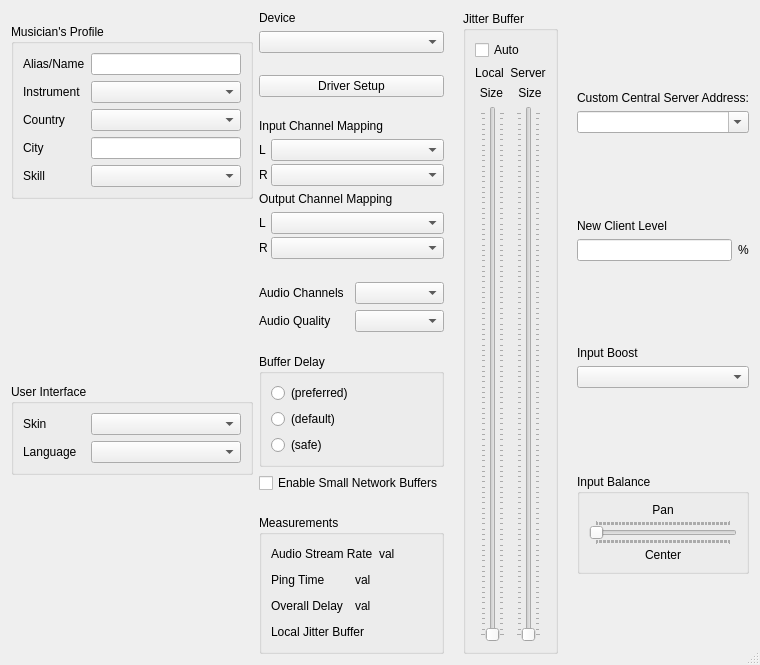
<?xml version="1.0" encoding="UTF-8"?>
<ui version="4.0">
 <class>CClientSettingsDlgBase</class>
 <widget class="QDialog" name="CClientSettingsDlgBase">
  <property name="geometry">
   <rect>
    <x>0</x>
    <y>0</y>
    <width>394</width>
    <height>665</height>
   </rect>
  </property>
  <property name="windowTitle">
   <string>Settings</string>
  </property>
  <property name="windowIcon">
   <iconset resource="resources.qrc">
    <normaloff>:/png/main/res/fronticon.png</normaloff>:/png/main/res/fronticon.png</iconset>
  </property>
  <property name="sizeGripEnabled">
   <bool>true</bool>
  </property>
  <layout class="QHBoxLayout" name="horizontalLayout_7">
   <item>
    <layout class="QHBoxLayout" name="templayout">
     <item>
      <layout class="QHBoxLayout" name="horizontalLayout_11">
       <item>
        <layout class="QHBoxLayout" name="horizontalLayout_10">
         <item>
          <spacer name="horizontalSpacer">
           <property name="orientation">
            <enum>Qt::Horizontal</enum>
           </property>
           <property name="sizeHint" stdset="0">
            <size>
             <width>40</width>
             <height>20</height>
            </size>
           </property>
          </spacer>
         </item>
         <item>
          <layout class="QVBoxLayout" name="verticalLayout_12">
           <item>
            <spacer name="verticalSpacer_8">
             <property name="orientation">
              <enum>Qt::Vertical</enum>
             </property>
             <property name="sizeType">
              <enum>QSizePolicy::Preferred</enum>
             </property>
             <property name="sizeHint" stdset="0">
              <size>
               <width>20</width>
               <height>13</height>
              </size>
             </property>
            </spacer>
           </item>
           <item>
            <widget class="QGroupBox" name="grbMusicien">
             <property name="title">
              <string>Musician's Profile</string>
             </property>
             <layout class="QVBoxLayout" name="verticalLayout_10">
              <item>
               <layout class="QHBoxLayout" name="horizontalLayout_9">
                <item>
                 <layout class="QVBoxLayout" name="verticalLayout_8">
                  <item>
                   <widget class="QLabel" name="pedtAlias_2">
                    <property name="text">
                     <string>Alias/Name</string>
                    </property>
                   </widget>
                  </item>
                  <item>
                   <widget class="QLabel" name="plblInstrument">
                    <property name="text">
                     <string>Instrument</string>
                    </property>
                   </widget>
                  </item>
                  <item>
                   <widget class="QLabel" name="plblCountry">
                    <property name="text">
                     <string>Country</string>
                    </property>
                   </widget>
                  </item>
                  <item>
                   <widget class="QLabel" name="plblCity">
                    <property name="text">
                     <string>City</string>
                    </property>
                   </widget>
                  </item>
                  <item>
                   <widget class="QLabel" name="plblSkill">
                    <property name="text">
                     <string>Skill</string>
                    </property>
                   </widget>
                  </item>
                 </layout>
                </item>
                <item>
                 <layout class="QVBoxLayout" name="verticalLayout_9">
                  <item>
                   <widget class="QLineEdit" name="pedtAlias">
                    <property name="minimumSize">
                     <size>
                      <width>150</width>
                      <height>0</height>
                     </size>
                    </property>
                   </widget>
                  </item>
                  <item>
                   <widget class="QComboBox" name="pcbxInstrument">
                    <property name="minimumSize">
                     <size>
                      <width>150</width>
                      <height>0</height>
                     </size>
                    </property>
                   </widget>
                  </item>
                  <item>
                   <widget class="QComboBox" name="pcbxCountry">
                    <property name="minimumSize">
                     <size>
                      <width>150</width>
                      <height>0</height>
                     </size>
                    </property>
                   </widget>
                  </item>
                  <item>
                   <widget class="QLineEdit" name="pedtCity">
                    <property name="sizePolicy">
                     <sizepolicy hsizetype="Preferred" vsizetype="Fixed">
                      <horstretch>0</horstretch>
                      <verstretch>0</verstretch>
                     </sizepolicy>
                    </property>
                    <property name="minimumSize">
                     <size>
                      <width>150</width>
                      <height>0</height>
                     </size>
                    </property>
                   </widget>
                  </item>
                  <item>
                   <widget class="QComboBox" name="pcbxSkill">
                    <property name="minimumSize">
                     <size>
                      <width>150</width>
                      <height>0</height>
                     </size>
                    </property>
                   </widget>
                  </item>
                 </layout>
                </item>
               </layout>
              </item>
             </layout>
            </widget>
           </item>
           <item>
            <spacer name="verticalSpacer_7">
             <property name="orientation">
              <enum>Qt::Vertical</enum>
             </property>
             <property name="sizeHint" stdset="0">
              <size>
               <width>20</width>
               <height>40</height>
              </size>
             </property>
            </spacer>
           </item>
           <item>
            <widget class="QGroupBox" name="gbxUserInterface">
             <property name="title">
              <string>User Interface</string>
             </property>
             <layout class="QVBoxLayout" name="verticalLayout_11">
              <item>
               <layout class="QHBoxLayout" name="horizontalLayout_3">
                <item>
                 <layout class="QVBoxLayout" name="verticalLayout_5">
                  <item>
                   <widget class="QLabel" name="lblSkin_2">
                    <property name="text">
                     <string>Skin</string>
                    </property>
                   </widget>
                  </item>
                  <item>
                   <widget class="QLabel" name="lblLanguage_2">
                    <property name="text">
                     <string>Language</string>
                    </property>
                   </widget>
                  </item>
                 </layout>
                </item>
                <item>
                 <layout class="QVBoxLayout" name="verticalLayout_7">
                  <item>
                   <widget class="QComboBox" name="cbxSkin"/>
                  </item>
                  <item>
                   <widget class="CLanguageComboBox" name="cbxLanguage">
                    <property name="minimumSize">
                     <size>
                      <width>150</width>
                      <height>0</height>
                     </size>
                    </property>
                   </widget>
                  </item>
                 </layout>
                </item>
               </layout>
              </item>
             </layout>
            </widget>
           </item>
           <item>
            <spacer name="verticalSpacer_9">
             <property name="orientation">
              <enum>Qt::Vertical</enum>
             </property>
             <property name="sizeHint" stdset="0">
              <size>
               <width>20</width>
               <height>40</height>
              </size>
             </property>
            </spacer>
           </item>
          </layout>
         </item>
         <item>
          <spacer name="horizontalSpacer_2">
           <property name="orientation">
            <enum>Qt::Horizontal</enum>
           </property>
           <property name="sizeHint" stdset="0">
            <size>
             <width>18</width>
             <height>20</height>
            </size>
           </property>
          </spacer>
         </item>
        </layout>
       </item>
      </layout>
     </item>
     <item>
      <layout class="QHBoxLayout" name="horizontalLayout_6">
       <item>
        <layout class="QHBoxLayout" name="horizontalLayout_5">
         <item>
          <layout class="QVBoxLayout" name="verticalLayout_3">
           <item>
            <widget class="QLabel" name="lblSoundcardDevice">
             <property name="text">
              <string>Device</string>
             </property>
            </widget>
           </item>
           <item>
            <widget class="QComboBox" name="cbxSoundcard">
             <property name="sizePolicy">
              <sizepolicy hsizetype="Expanding" vsizetype="Fixed">
               <horstretch>0</horstretch>
               <verstretch>0</verstretch>
              </sizepolicy>
             </property>
             <property name="minimumSize">
              <size>
               <width>120</width>
               <height>0</height>
              </size>
             </property>
            </widget>
           </item>
           <item>
            <spacer name="verticalSpacer_3">
             <property name="orientation">
              <enum>Qt::Vertical</enum>
             </property>
             <property name="sizeType">
              <enum>QSizePolicy::Expanding</enum>
             </property>
             <property name="sizeHint" stdset="0">
              <size>
               <width>20</width>
               <height>10</height>
              </size>
             </property>
            </spacer>
           </item>
           <item>
            <widget class="QPushButton" name="butDriverSetup">
             <property name="sizePolicy">
              <sizepolicy hsizetype="Expanding" vsizetype="Fixed">
               <horstretch>0</horstretch>
               <verstretch>0</verstretch>
              </sizepolicy>
             </property>
             <property name="text">
              <string>Driver Setup</string>
             </property>
             <property name="autoDefault">
              <bool>false</bool>
             </property>
            </widget>
           </item>
           <item>
            <spacer name="verticalSpacer_5">
             <property name="orientation">
              <enum>Qt::Vertical</enum>
             </property>
             <property name="sizeHint" stdset="0">
              <size>
               <width>20</width>
               <height>10</height>
              </size>
             </property>
            </spacer>
           </item>
           <item>
            <widget class="QFrame" name="FrameSoundcardChannelSelection">
             <property name="sizePolicy">
              <sizepolicy hsizetype="Preferred" vsizetype="Preferred">
               <horstretch>0</horstretch>
               <verstretch>0</verstretch>
              </sizepolicy>
             </property>
             <property name="frameShape">
              <enum>QFrame::NoFrame</enum>
             </property>
             <property name="frameShadow">
              <enum>QFrame::Plain</enum>
             </property>
             <layout class="QVBoxLayout" name="_2">
              <property name="leftMargin">
               <number>0</number>
              </property>
              <property name="topMargin">
               <number>0</number>
              </property>
              <property name="rightMargin">
               <number>0</number>
              </property>
              <property name="bottomMargin">
               <number>0</number>
              </property>
              <item>
               <widget class="QLabel" name="lblInChannelMapping">
                <property name="text">
                 <string>Input Channel Mapping</string>
                </property>
               </widget>
              </item>
              <item>
               <layout class="QHBoxLayout" name="_3">
                <property name="spacing">
                 <number>3</number>
                </property>
                <item>
                 <layout class="QVBoxLayout" name="_4">
                  <item>
                   <widget class="QLabel" name="lblLInChan">
                    <property name="sizePolicy">
                     <sizepolicy hsizetype="Maximum" vsizetype="Preferred">
                      <horstretch>0</horstretch>
                      <verstretch>0</verstretch>
                     </sizepolicy>
                    </property>
                    <property name="text">
                     <string>L</string>
                    </property>
                   </widget>
                  </item>
                  <item>
                   <widget class="QLabel" name="lblRInChan">
                    <property name="sizePolicy">
                     <sizepolicy hsizetype="Maximum" vsizetype="Preferred">
                      <horstretch>0</horstretch>
                      <verstretch>0</verstretch>
                     </sizepolicy>
                    </property>
                    <property name="text">
                     <string>R</string>
                    </property>
                   </widget>
                  </item>
                 </layout>
                </item>
                <item>
                 <layout class="QVBoxLayout" name="_5">
                  <property name="spacing">
                   <number>3</number>
                  </property>
                  <item>
                   <widget class="QComboBox" name="cbxLInChan"/>
                  </item>
                  <item>
                   <widget class="QComboBox" name="cbxRInChan"/>
                  </item>
                 </layout>
                </item>
               </layout>
              </item>
              <item>
               <widget class="QLabel" name="lblOutChannelMapping">
                <property name="text">
                 <string>Output Channel Mapping</string>
                </property>
               </widget>
              </item>
              <item>
               <layout class="QHBoxLayout" name="_6">
                <property name="spacing">
                 <number>3</number>
                </property>
                <item>
                 <layout class="QVBoxLayout" name="_7">
                  <item>
                   <widget class="QLabel" name="lblLOutChan">
                    <property name="sizePolicy">
                     <sizepolicy hsizetype="Maximum" vsizetype="Preferred">
                      <horstretch>0</horstretch>
                      <verstretch>0</verstretch>
                     </sizepolicy>
                    </property>
                    <property name="text">
                     <string>L</string>
                    </property>
                   </widget>
                  </item>
                  <item>
                   <widget class="QLabel" name="lblROutChan">
                    <property name="sizePolicy">
                     <sizepolicy hsizetype="Maximum" vsizetype="Preferred">
                      <horstretch>0</horstretch>
                      <verstretch>0</verstretch>
                     </sizepolicy>
                    </property>
                    <property name="text">
                     <string>R</string>
                    </property>
                   </widget>
                  </item>
                 </layout>
                </item>
                <item>
                 <layout class="QVBoxLayout" name="_8">
                  <property name="spacing">
                   <number>3</number>
                  </property>
                  <item>
                   <widget class="QComboBox" name="cbxLOutChan"/>
                  </item>
                  <item>
                   <widget class="QComboBox" name="cbxROutChan"/>
                  </item>
                 </layout>
                </item>
               </layout>
              </item>
             </layout>
            </widget>
           </item>
           <item>
            <spacer name="verticalSpacer_6">
             <property name="orientation">
              <enum>Qt::Vertical</enum>
             </property>
             <property name="sizeType">
              <enum>QSizePolicy::Expanding</enum>
             </property>
             <property name="sizeHint" stdset="0">
              <size>
               <width>20</width>
               <height>10</height>
              </size>
             </property>
            </spacer>
           </item>
           <item>
            <layout class="QHBoxLayout" name="horizontalLayout">
             <item>
              <layout class="QVBoxLayout" name="verticalLayout_2">
               <item>
                <widget class="QLabel" name="lblAudioChannels">
                 <property name="text">
                  <string>Audio Channels</string>
                 </property>
                </widget>
               </item>
               <item>
                <widget class="QLabel" name="lblAudioQuality">
                 <property name="text">
                  <string>Audio Quality</string>
                 </property>
                </widget>
               </item>
              </layout>
             </item>
             <item>
              <layout class="QVBoxLayout" name="verticalLayout">
               <item>
                <widget class="QComboBox" name="cbxAudioChannels"/>
               </item>
               <item>
                <widget class="QComboBox" name="cbxAudioQuality"/>
               </item>
              </layout>
             </item>
            </layout>
           </item>
           <item>
            <spacer name="verticalSpacer_10">
             <property name="orientation">
              <enum>Qt::Vertical</enum>
             </property>
             <property name="sizeHint" stdset="0">
              <size>
               <width>20</width>
               <height>10</height>
              </size>
             </property>
            </spacer>
           </item>
           <item>
            <widget class="QGroupBox" name="grbSoundCrdBufDelay">
             <property name="title">
              <string>Buffer Delay</string>
             </property>
             <layout class="QVBoxLayout" name="_9">
              <item>
               <widget class="QRadioButton" name="rbtBufferDelayPreferred">
                <property name="sizePolicy">
                 <sizepolicy hsizetype="Expanding" vsizetype="Fixed">
                  <horstretch>0</horstretch>
                  <verstretch>0</verstretch>
                 </sizepolicy>
                </property>
                <property name="text">
                 <string>(preferred)</string>
                </property>
               </widget>
              </item>
              <item>
               <widget class="QRadioButton" name="rbtBufferDelayDefault">
                <property name="sizePolicy">
                 <sizepolicy hsizetype="Expanding" vsizetype="Fixed">
                  <horstretch>0</horstretch>
                  <verstretch>0</verstretch>
                 </sizepolicy>
                </property>
                <property name="text">
                 <string>(default)</string>
                </property>
               </widget>
              </item>
              <item>
               <widget class="QRadioButton" name="rbtBufferDelaySafe">
                <property name="sizePolicy">
                 <sizepolicy hsizetype="Expanding" vsizetype="Fixed">
                  <horstretch>0</horstretch>
                  <verstretch>0</verstretch>
                 </sizepolicy>
                </property>
                <property name="text">
                 <string>(safe)</string>
                </property>
               </widget>
              </item>
             </layout>
            </widget>
           </item>
           <item>
            <widget class="QCheckBox" name="chbEnableOPUS64">
             <property name="sizePolicy">
              <sizepolicy hsizetype="Expanding" vsizetype="Fixed">
               <horstretch>0</horstretch>
               <verstretch>0</verstretch>
              </sizepolicy>
             </property>
             <property name="text">
              <string>Enable Small Network Buffers</string>
             </property>
            </widget>
           </item>
           <item>
            <spacer name="verticalSpacer_12">
             <property name="orientation">
              <enum>Qt::Vertical</enum>
             </property>
             <property name="sizeType">
              <enum>QSizePolicy::Expanding</enum>
             </property>
             <property name="sizeHint" stdset="0">
              <size>
               <width>17</width>
               <height>10</height>
              </size>
             </property>
            </spacer>
           </item>
           <item>
            <widget class="QGroupBox" name="grbMeasureResults">
             <property name="title">
              <string>Measurements</string>
             </property>
             <layout class="QVBoxLayout" name="verticalLayout_14">
              <item>
               <layout class="QHBoxLayout" name="_10">
                <item>
                 <widget class="QLabel" name="lblUpstream">
                  <property name="text">
                   <string>Audio Stream Rate</string>
                  </property>
                 </widget>
                </item>
                <item>
                 <widget class="QLabel" name="lblUpstreamValue">
                  <property name="minimumSize">
                   <size>
                    <width>0</width>
                    <height>20</height>
                   </size>
                  </property>
                  <property name="text">
                   <string>val</string>
                  </property>
                 </widget>
                </item>
               </layout>
              </item>
              <item>
               <layout class="QHBoxLayout" name="_11">
                <item>
                 <widget class="QLabel" name="lblPingTime">
                  <property name="text">
                   <string>Ping Time</string>
                  </property>
                 </widget>
                </item>
                <item>
                 <widget class="QLabel" name="lblPingTimeValue">
                  <property name="sizePolicy">
                   <sizepolicy hsizetype="Preferred" vsizetype="Maximum">
                    <horstretch>0</horstretch>
                    <verstretch>0</verstretch>
                   </sizepolicy>
                  </property>
                  <property name="minimumSize">
                   <size>
                    <width>50</width>
                    <height>20</height>
                   </size>
                  </property>
                  <property name="text">
                   <string>val</string>
                  </property>
                 </widget>
                </item>
               </layout>
              </item>
              <item>
               <layout class="QHBoxLayout" name="_12">
                <item>
                 <widget class="QLabel" name="lblOverallDelay">
                  <property name="text">
                   <string>Overall Delay</string>
                  </property>
                 </widget>
                </item>
                <item>
                 <layout class="QHBoxLayout" name="_13">
                  <property name="spacing">
                   <number>3</number>
                  </property>
                  <item>
                   <widget class="QLabel" name="lblOverallDelayValue">
                    <property name="sizePolicy">
                     <sizepolicy hsizetype="Preferred" vsizetype="Maximum">
                      <horstretch>0</horstretch>
                      <verstretch>0</verstretch>
                     </sizepolicy>
                    </property>
                    <property name="minimumSize">
                     <size>
                      <width>50</width>
                      <height>20</height>
                     </size>
                    </property>
                    <property name="text">
                     <string>val</string>
                    </property>
                   </widget>
                  </item>
                  <item>
                   <widget class="CMultiColorLED" name="ledOverallDelay" native="true">
                    <property name="sizePolicy">
                     <sizepolicy hsizetype="Fixed" vsizetype="Fixed">
                      <horstretch>0</horstretch>
                      <verstretch>0</verstretch>
                     </sizepolicy>
                    </property>
                    <property name="minimumSize">
                     <size>
                      <width>20</width>
                      <height>20</height>
                     </size>
                    </property>
                    <property name="maximumSize">
                     <size>
                      <width>20</width>
                      <height>20</height>
                     </size>
                    </property>
                   </widget>
                  </item>
                 </layout>
                </item>
               </layout>
              </item>
              <item>
               <layout class="QHBoxLayout" name="_14">
                <item>
                 <widget class="QLabel" name="lblNetLEDLabel">
                  <property name="text">
                   <string>Local Jitter Buffer</string>
                  </property>
                 </widget>
                </item>
                <item>
                 <widget class="CMultiColorLED" name="ledNetw" native="true">
                  <property name="sizePolicy">
                   <sizepolicy hsizetype="Fixed" vsizetype="Fixed">
                    <horstretch>0</horstretch>
                    <verstretch>0</verstretch>
                   </sizepolicy>
                  </property>
                  <property name="minimumSize">
                   <size>
                    <width>20</width>
                    <height>20</height>
                   </size>
                  </property>
                  <property name="maximumSize">
                   <size>
                    <width>20</width>
                    <height>20</height>
                   </size>
                  </property>
                 </widget>
                </item>
               </layout>
              </item>
             </layout>
            </widget>
           </item>
          </layout>
         </item>
         <item>
          <spacer name="horizontalSpacer_3">
           <property name="orientation">
            <enum>Qt::Horizontal</enum>
           </property>
           <property name="sizeType">
            <enum>QSizePolicy::MinimumExpanding</enum>
           </property>
           <property name="sizeHint" stdset="0">
            <size>
             <width>13</width>
             <height>20</height>
            </size>
           </property>
          </spacer>
         </item>
         <item>
          <widget class="QGroupBox" name="grbJitterBuffer">
           <property name="title">
            <string>Jitter Buffer</string>
           </property>
           <layout class="QVBoxLayout" name="_15">
            <item>
             <widget class="QCheckBox" name="chbAutoJitBuf">
              <property name="text">
               <string>Auto</string>
              </property>
             </widget>
            </item>
            <item>
             <layout class="QHBoxLayout" name="_16">
              <item>
               <widget class="QLabel" name="lblNetBufLabel">
                <property name="text">
                 <string>Local</string>
                </property>
                <property name="alignment">
                 <set>Qt::AlignCenter</set>
                </property>
                <property name="wordWrap">
                 <bool>false</bool>
                </property>
               </widget>
              </item>
              <item>
               <widget class="QLabel" name="lblNetBufServerLabel">
                <property name="text">
                 <string>Server</string>
                </property>
                <property name="alignment">
                 <set>Qt::AlignCenter</set>
                </property>
                <property name="wordWrap">
                 <bool>false</bool>
                </property>
               </widget>
              </item>
             </layout>
            </item>
            <item>
             <layout class="QHBoxLayout" name="_17">
              <item>
               <widget class="QLabel" name="lblNetBuf">
                <property name="text">
                 <string>Size</string>
                </property>
                <property name="alignment">
                 <set>Qt::AlignCenter</set>
                </property>
                <property name="wordWrap">
                 <bool>false</bool>
                </property>
               </widget>
              </item>
              <item>
               <widget class="QLabel" name="lblNetBufServer">
                <property name="text">
                 <string>Size</string>
                </property>
                <property name="alignment">
                 <set>Qt::AlignCenter</set>
                </property>
                <property name="wordWrap">
                 <bool>false</bool>
                </property>
               </widget>
              </item>
             </layout>
            </item>
            <item>
             <layout class="QHBoxLayout" name="_18">
              <item>
               <spacer>
                <property name="orientation">
                 <enum>Qt::Horizontal</enum>
                </property>
                <property name="sizeType">
                 <enum>QSizePolicy::Minimum</enum>
                </property>
                <property name="sizeHint" stdset="0">
                 <size>
                  <width>0</width>
                  <height>0</height>
                 </size>
                </property>
               </spacer>
              </item>
              <item>
               <widget class="QSlider" name="sldNetBuf">
                <property name="pageStep">
                 <number>1</number>
                </property>
                <property name="orientation">
                 <enum>Qt::Vertical</enum>
                </property>
                <property name="tickPosition">
                 <enum>QSlider::TicksBothSides</enum>
                </property>
               </widget>
              </item>
              <item>
               <spacer>
                <property name="orientation">
                 <enum>Qt::Horizontal</enum>
                </property>
                <property name="sizeType">
                 <enum>QSizePolicy::Minimum</enum>
                </property>
                <property name="sizeHint" stdset="0">
                 <size>
                  <width>0</width>
                  <height>0</height>
                 </size>
                </property>
               </spacer>
              </item>
              <item>
               <widget class="QSlider" name="sldNetBufServer">
                <property name="pageStep">
                 <number>1</number>
                </property>
                <property name="orientation">
                 <enum>Qt::Vertical</enum>
                </property>
                <property name="tickPosition">
                 <enum>QSlider::TicksBothSides</enum>
                </property>
               </widget>
              </item>
             </layout>
            </item>
           </layout>
          </widget>
         </item>
         <item>
          <spacer name="horizontalSpacer_5">
           <property name="orientation">
            <enum>Qt::Horizontal</enum>
           </property>
           <property name="sizeType">
            <enum>QSizePolicy::Minimum</enum>
           </property>
           <property name="sizeHint" stdset="0">
            <size>
             <width>13</width>
             <height>20</height>
            </size>
           </property>
          </spacer>
         </item>
        </layout>
       </item>
      </layout>
     </item>
     <item>
      <layout class="QVBoxLayout" name="verticalLayout_6">
       <item>
        <layout class="QHBoxLayout" name="horizontalLayout_8">
         <item>
          <spacer name="horizontalSpacer_6">
           <property name="orientation">
            <enum>Qt::Horizontal</enum>
           </property>
           <property name="sizeHint" stdset="0">
            <size>
             <width>40</width>
             <height>20</height>
            </size>
           </property>
          </spacer>
         </item>
         <item>
          <layout class="QVBoxLayout" name="verticalLayout_4">
           <item>
            <spacer name="verticalSpacer_2">
             <property name="orientation">
              <enum>Qt::Vertical</enum>
             </property>
             <property name="sizeType">
              <enum>QSizePolicy::MinimumExpanding</enum>
             </property>
             <property name="sizeHint" stdset="0">
              <size>
               <width>17</width>
               <height>20</height>
              </size>
             </property>
            </spacer>
           </item>
           <item>
            <widget class="QLabel" name="lblCentralServerAddress">
             <property name="text">
              <string>Custom Central Server Address:</string>
             </property>
            </widget>
           </item>
           <item>
            <widget class="QComboBox" name="cbxCentralServerAddress">
             <property name="editable">
              <bool>true</bool>
             </property>
            </widget>
           </item>
           <item>
            <spacer name="verticalSpacer_4">
             <property name="orientation">
              <enum>Qt::Vertical</enum>
             </property>
             <property name="sizeHint" stdset="0">
              <size>
               <width>20</width>
               <height>13</height>
              </size>
             </property>
            </spacer>
           </item>
           <item>
            <widget class="QLabel" name="lblNewClientLevel">
             <property name="text">
              <string>New Client Level</string>
             </property>
            </widget>
           </item>
           <item>
            <layout class="QHBoxLayout" name="horizontalLayout_4">
             <item>
              <widget class="QLineEdit" name="edtNewClientLevel"/>
             </item>
             <item>
              <widget class="QLabel" name="lblPercentUnit">
               <property name="text">
                <string>%</string>
               </property>
              </widget>
             </item>
            </layout>
           </item>
           <item>
            <spacer name="verticalSpacer_11">
             <property name="orientation">
              <enum>Qt::Vertical</enum>
             </property>
             <property name="sizeHint" stdset="0">
              <size>
               <width>20</width>
               <height>40</height>
              </size>
             </property>
            </spacer>
           </item>
           <item>
            <widget class="QLabel" name="lblInputBoost">
             <property name="text">
              <string>Input Boost</string>
             </property>
            </widget>
           </item>
           <item>
            <widget class="QComboBox" name="cbxInputBoost"/>
           </item>
           <item>
            <spacer name="verticalSpacer_13">
             <property name="orientation">
              <enum>Qt::Vertical</enum>
             </property>
             <property name="sizeHint" stdset="0">
              <size>
               <width>20</width>
               <height>40</height>
              </size>
             </property>
            </spacer>
           </item>
           <item>
            <widget class="QGroupBox" name="groupBox">
             <property name="title">
              <string>Input Balance</string>
             </property>
             <layout class="QHBoxLayout" name="horizontalLayout_2">
              <item>
               <layout class="QVBoxLayout" name="_19">
                <property name="spacing">
                 <number>3</number>
                </property>
                <item>
                 <widget class="QLabel" name="lblAudioPan">
                  <property name="text">
                   <string>Pan</string>
                  </property>
                  <property name="alignment">
                   <set>Qt::AlignCenter</set>
                  </property>
                 </widget>
                </item>
                <item>
                 <layout class="QHBoxLayout" name="_20">
                  <item>
                   <spacer>
                    <property name="orientation">
                     <enum>Qt::Horizontal</enum>
                    </property>
                    <property name="sizeType">
                     <enum>QSizePolicy::Minimum</enum>
                    </property>
                    <property name="sizeHint" stdset="0">
                     <size>
                      <width>0</width>
                      <height>20</height>
                     </size>
                    </property>
                   </spacer>
                  </item>
                  <item>
                   <widget class="QSlider" name="sldAudioPan">
                    <property name="styleSheet">
                     <string/>
                    </property>
                    <property name="pageStep">
                     <number>1</number>
                    </property>
                    <property name="orientation">
                     <enum>Qt::Horizontal</enum>
                    </property>
                    <property name="tickPosition">
                     <enum>QSlider::TicksBothSides</enum>
                    </property>
                   </widget>
                  </item>
                  <item>
                   <spacer>
                    <property name="orientation">
                     <enum>Qt::Horizontal</enum>
                    </property>
                    <property name="sizeType">
                     <enum>QSizePolicy::Minimum</enum>
                    </property>
                    <property name="sizeHint" stdset="0">
                     <size>
                      <width>0</width>
                      <height>20</height>
                     </size>
                    </property>
                   </spacer>
                  </item>
                 </layout>
                </item>
                <item>
                 <widget class="QLabel" name="lblAudioPanValue">
                  <property name="minimumSize">
                   <size>
                    <width>50</width>
                    <height>0</height>
                   </size>
                  </property>
                  <property name="text">
                   <string>Center</string>
                  </property>
                  <property name="alignment">
                   <set>Qt::AlignCenter</set>
                  </property>
                  <property name="wordWrap">
                   <bool>false</bool>
                  </property>
                 </widget>
                </item>
               </layout>
              </item>
             </layout>
            </widget>
           </item>
           <item>
            <spacer name="verticalSpacer">
             <property name="orientation">
              <enum>Qt::Vertical</enum>
             </property>
             <property name="sizeHint" stdset="0">
              <size>
               <width>20</width>
               <height>40</height>
              </size>
             </property>
            </spacer>
           </item>
          </layout>
         </item>
         <item>
          <spacer name="horizontalSpacer_4">
           <property name="orientation">
            <enum>Qt::Horizontal</enum>
           </property>
           <property name="sizeHint" stdset="0">
            <size>
             <width>40</width>
             <height>20</height>
            </size>
           </property>
          </spacer>
         </item>
        </layout>
       </item>
      </layout>
     </item>
    </layout>
   </item>
  </layout>
 </widget>
 <customwidgets>
  <customwidget>
   <class>CMultiColorLED</class>
   <extends>QWidget</extends>
   <header>multicolorled.h</header>
  </customwidget>
  <customwidget>
   <class>CLanguageComboBox</class>
   <extends>QComboBox</extends>
   <header>util.h</header>
  </customwidget>
 </customwidgets>
 <tabstops>
  <tabstop>cbxAudioChannels</tabstop>
  <tabstop>cbxAudioQuality</tabstop>
 </tabstops>
 <resources>
  <include location="resources.qrc"/>
 </resources>
 <connections/>
</ui>
